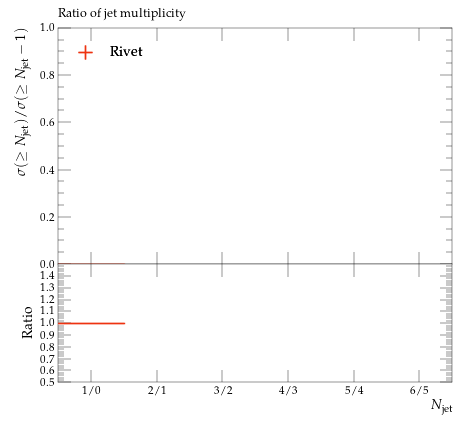

Python code for this plot:
#! /usr/bin/env python

# This Python script was auto-generated using YODA v2.0.1.
# Analysis object: /MC_JETS/jet_multi_ratio
# Timestamp: 09-12-2024 (22:26:02)

import matplotlib as mpl
import matplotlib.pyplot as plt
mpl.use('Agg') # comment out for interactive use
import os
import numpy as np

plotDir = os.path.split(os.path.realpath(__file__))[0]
if 'YODA_USER_PLOT_PATH' in globals():
    plot_outdir = globals()['YODA_USER_PLOT_PATH']
else:
    plot_outdir = plotDir

#plot style
plt.style.use(os.path.join(plotDir, '../default.mplstyle'))
# plot metadata
figW, figH = plt.rcParams['figure.figsize']
ax_xLabel = r'$N_{\mathrm{jet}}$'
ax_yLabel = r'$\sigma(\geq N_{\mathrm{jet}})/\sigma(\geq N_{\mathrm{jet}}-1)$'
ax_title  = r'Ratio of jet multiplicity'
ax_xScale = 'linear'
ax_yScale = 'linear'
xLims = (0.5, 6.5)
yLims = (0.0, 1.0)
xMajorTickMarks = [1.0, 2.0, 3.0, 4.0, 5.0, 6.0]
xCustomTickLabels = ['1/0', '2/1', '3/2', '4/3', '5/4', '6/5']
xMinorTickMarks = 0

# TeX-friendly labels for the legend
labels = {
    'legend' : ([ r"Rivet" ], r""),
}

# Adjust canvas width and height
canvasW = 10.0
canvasH = 9.0
figW *= canvasW/10.
figH *= canvasH/9.

# Create figure and axis objects
fig, (ax, ratio0_ax) = plt.subplots(2, 1, sharex=True,
                  figsize=(figW,figH), gridspec_kw={'height_ratios': (6.0, 3.0)})

# Set figure margins
plt.subplots_adjust(
    left   = 1.0 * plt.rcParams['figure.subplot.left'],
    right  = 1.0 * plt.rcParams['figure.subplot.right'],
    top    = 1.0 * plt.rcParams['figure.subplot.top'],
    bottom = 1.0 * plt.rcParams['figure.subplot.bottom'])

ratio0_ax.yaxis.set_major_locator(mpl.ticker.MultipleLocator(0.1))
ratio0_ax.set_ylim(0.5, 1.4999)
ratio0_ax.set_ylabel('Ratio')
ratio0_ax.set_xticks(xMajorTickMarks, xCustomTickLabels, rotation=0, minor=False)
ratio0_ax.tick_params(axis='x', which='minor', bottom=False, top=False)
ratio0_ax.xaxis.set_minor_locator(mpl.ticker.NullLocator())

# the numerical data is stored in a separate file
dataf = dict()
prefix = os.path.split(__file__)[0]
if prefix:    prefix = prefix + '/'
exec(open(prefix+'jet_multi_ratio__data.py').read(), dataf)


legend_handles = dict() # keep track of handles for the legend

# style options for curves
# starts at zorder>=5 to draw curve on top of legend
styles = {
  'Rivet.yoda': {
    'color' : '#EE3311',
    'linestyle' : '-',
    'linewidth' : 1,
    'marker' : 'none',
    'markersize' : 2,
    'capsize' : 0.0,
    'zorder' : 5,
    'histstyle' : 1,
    'drawstyle' : 'steps-pre',
    'xerrorbars' : 1,
    'yerrorbars' : 1,
    'fillcolor' : None,
    'fillopacity' : 1.0,
    'ratio0_linestyle' : '-',
    'ratio0_linewidth' : 1,
    'ratio0_marker' : 'none',
    'ratio0_markersize' : 2,
    'ratio0_capsize' : 0.0,
    'ratio0_zorder' : 5,
    'ratio0_histstyle' : 1,
    'ratio0_drawstyle' : 'steps-pre',
    'ratio0_xerrorbars' : 1,
    'ratio0_yerrorbars' : 1,
  },
}

# curve from input yoda files in main panel
for label, yvals in dataf['yvals'].items():
    if all(np.isnan(v) for v in dataf['yvals'][label]):
        continue
    tmp = None
    if styles[label]['histstyle']: # draw as histogram
        xpos = dataf['xedges'][label] if styles[label]['drawstyle'] else dataf['xpoints'][label]
        ypos = np.insert(yvals, 0, yvals[0]) if styles[label]['drawstyle'] else yvals
        if styles[label]['fillcolor']: # fill area below curve
            ax.fill_between(xpos, ypos, step='pre',
                            color=styles[label]['fillcolor'],
                            alpha=styles[label]['fillopacity'])
        tmp, = ax.plot(xpos, ypos,
                       color=styles[label]['color'],
                       linestyle=styles[label]['linestyle'],
                       linewidth=styles[label]['linewidth'],
                       drawstyle=styles[label]['drawstyle'], solid_joinstyle='miter',
                       zorder=styles[label]['zorder'], label=label)
    tmp = ax.errorbar(dataf['xpoints'][label], yvals,
                      xerr=np.array(dataf['xerrs'][label])*styles[label]['xerrorbars'],
                      yerr=np.array(dataf['yerrs'][label])*styles[label]['yerrorbars'],
                      fmt=styles[label]['marker'], capsize=styles[label]['capsize'],
                      markersize=styles[label]['markersize'],
                      ecolor=styles[label]['color'],
                      color=styles[label]['color'], zorder=styles[label]['zorder'])
    tmp[-1][0].set_linestyle(styles[label]['linestyle'])
    tmp[-1][0].set_linewidth(styles[label]['linewidth'])
    if label in dataf['add_legend_handle']:  legend_handles[label] = tmp
    for varLabel in dataf['variation_yvals'].keys():
        if varLabel.startswith(label):
            tmp, = ax.plot(dataf['xedges'][label], dataf['variation_yvals'][varLabel],
                           color=styles[label]['color'],
                           linestyle=styles[label]['linestyle'],
                           linewidth=styles[label]['linewidth'],
                           drawstyle='steps-pre', solid_joinstyle='miter',
                           zorder=styles[label]['zorder'], alpha=0.5)


# plots on ratio panel
# curve from input yoda files in ratio panel
for label, yvals in dataf['ratio0_yvals'].items():
    if all(np.isnan(v) for v in yvals):
        continue
    if styles[label]['ratio0_histstyle']: # plot as histogram
        xpos = dataf['xedges']['Rivet.yoda'] if styles[label]['ratio0_drawstyle'] else dataf['xpoints']['Rivet.yoda']
        ypos = np.insert(yvals, 0, yvals[0]) if styles[label]['ratio0_drawstyle'] else yvals
        ratio0_ax.plot(xpos, ypos,
                       color=styles[label]['color'],
                       linewidth=styles[label]['linewidth'],
                       linestyle=styles[label]['ratio0_linestyle'],
                       drawstyle=styles[label]['ratio0_drawstyle'], zorder=styles[label]['zorder'],
                       solid_joinstyle='miter')
    tmp = ratio0_ax.errorbar(dataf['xpoints']['Rivet.yoda'], yvals,
                             xerr=np.array(dataf['ref_xerrs'])*styles[label]['ratio0_xerrorbars'],
                             yerr=np.array(dataf['ratio0_yerrs'][label])*styles[label]['ratio0_yerrorbars'],
                             fmt=styles[label]['ratio0_marker'], capsize=styles[label]['ratio0_capsize'],
                             markersize=styles[label]['ratio0_markersize'],
                             ecolor=styles[label]['color'],
                             color=styles[label]['color'])
    tmp[-1][0].set_linestyle(styles[label]['ratio0_linestyle'])
    tmp[-1][0].set_linewidth(styles[label]['ratio0_linewidth'])

    for varlabel in dataf['ratio0_variation_vals'].keys():
        if varlabel.startswith(label):
            ratio0_ax.plot(dataf['xedges']['Rivet.yoda'],
                            dataf['ratio0_variation_vals'][varlabel],
                            color=styles[label]['color'],
                            linestyle=styles[label]['linestyle'],
                            linewidth=styles[label]['linewidth'],
                            drawstyle='steps-pre', solid_joinstyle='miter',
                            zorder=1, alpha=0.5)

legend_items = list(legend_handles.values())
ax.add_artist(ax.legend(legend_items,
                        labels['legend'][0],
                        title=labels['legend'][1],
                        alignment='left',
                        loc='upper left',
                        bbox_to_anchor=(0.0, 0.97)))

# set plot metadata as defined above
ratio0_ax.set_xlabel(ax_xLabel)
ratio0_ax.xaxis.set_label_coords(1., -0.15)
ax.set_ylabel(ax_yLabel, ha='right', va='top')
ax.yaxis.set_label_coords(-0.11, 1.0)
ax.set_title(ax_title, loc='left')
ax.set_xscale(ax_xScale)
ax.set_yscale(ax_yScale)
ax.set_xlim(xLims)
ax.set_ylim(yLims)

# tick formatting
plt.rcParams['xtick.top'] = True
plt.rcParams['ytick.right'] = True
ax.set_xticks(xMajorTickMarks, xCustomTickLabels, rotation=0, minor=False)
ax.tick_params(axis='x', which='minor', bottom=False, top=False)
ax.xaxis.set_minor_locator(mpl.ticker.NullLocator())
fig.align_ylabels((ax, ratio0_ax))
plt.savefig(os.path.join(plot_outdir, 'jet_multi_ratio.pdf'), format='PDF')
plt.savefig(os.path.join(plot_outdir, 'jet_multi_ratio.png'), format='PNG')

plt.close(fig)
